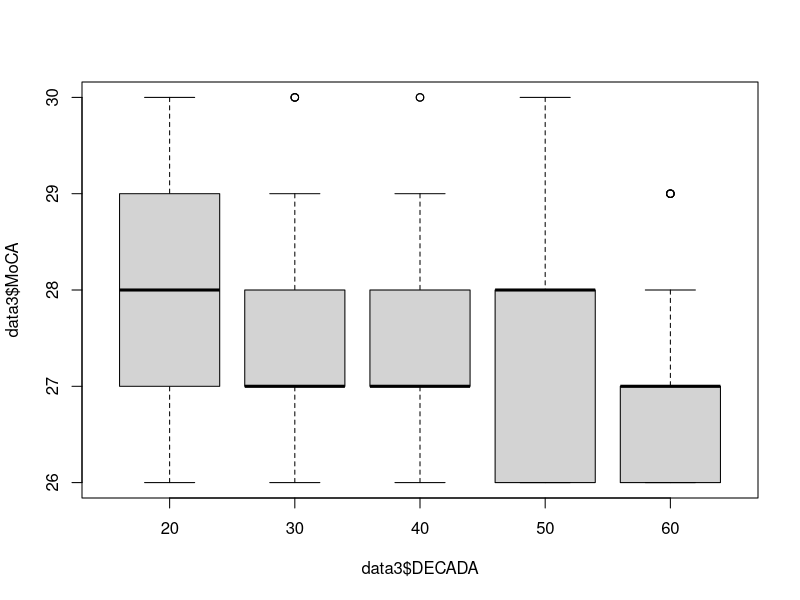
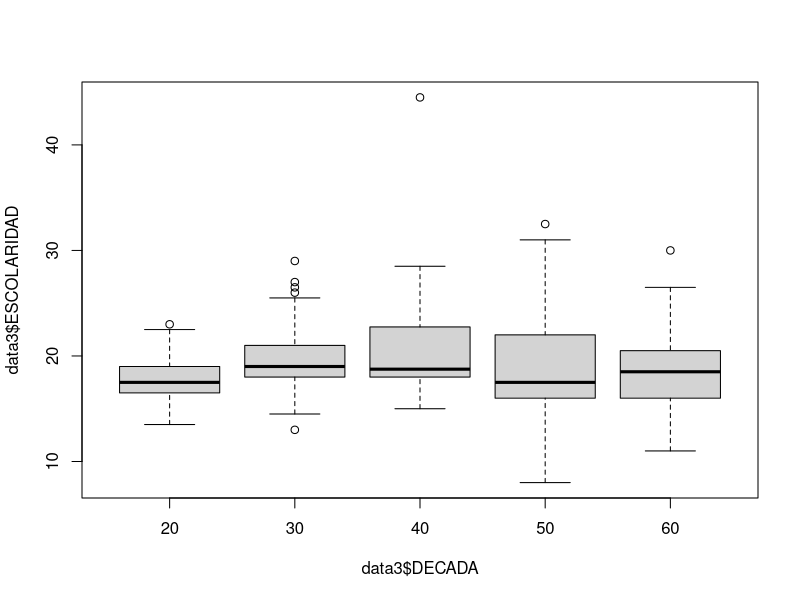
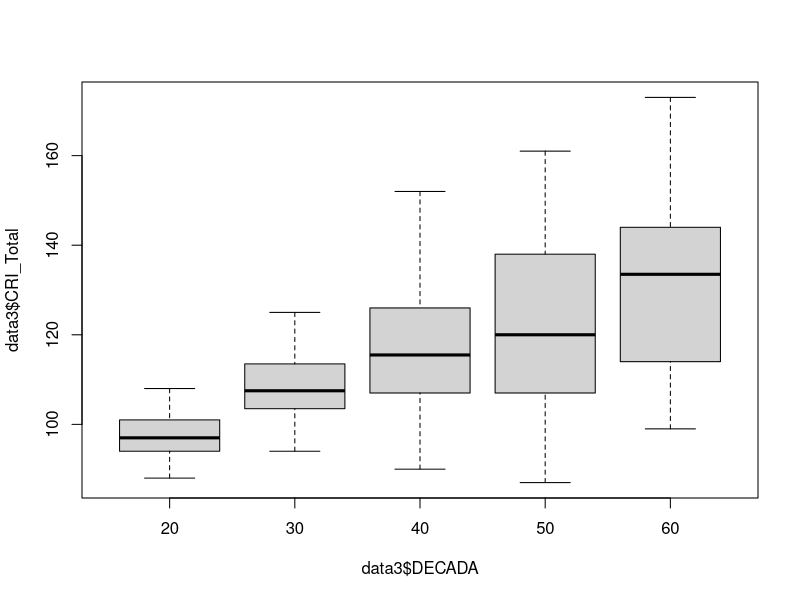
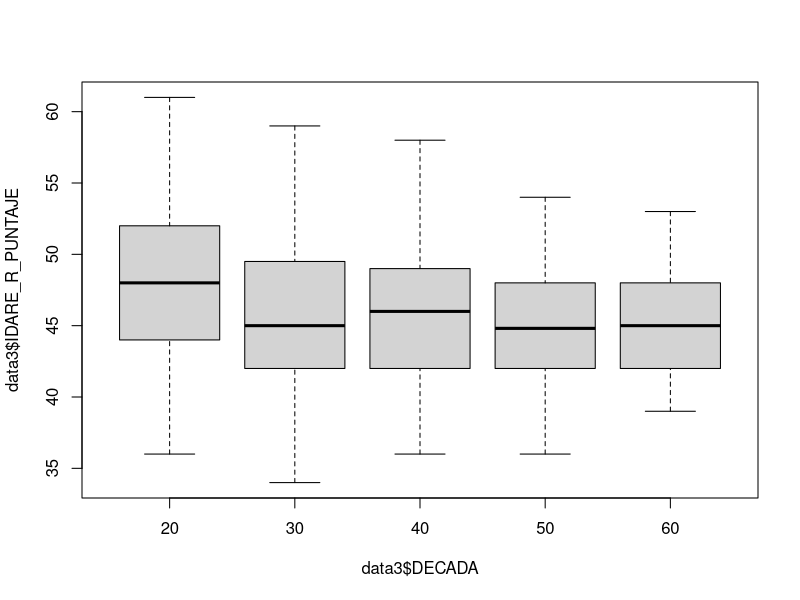
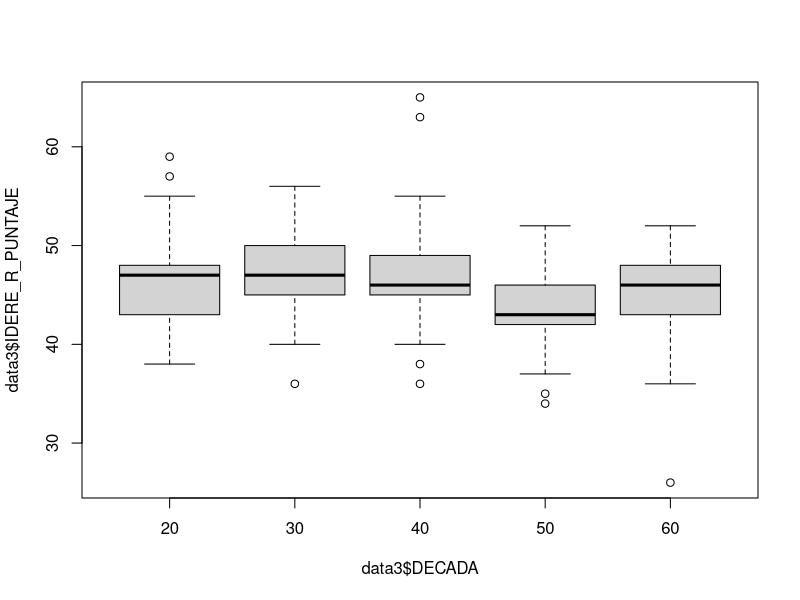
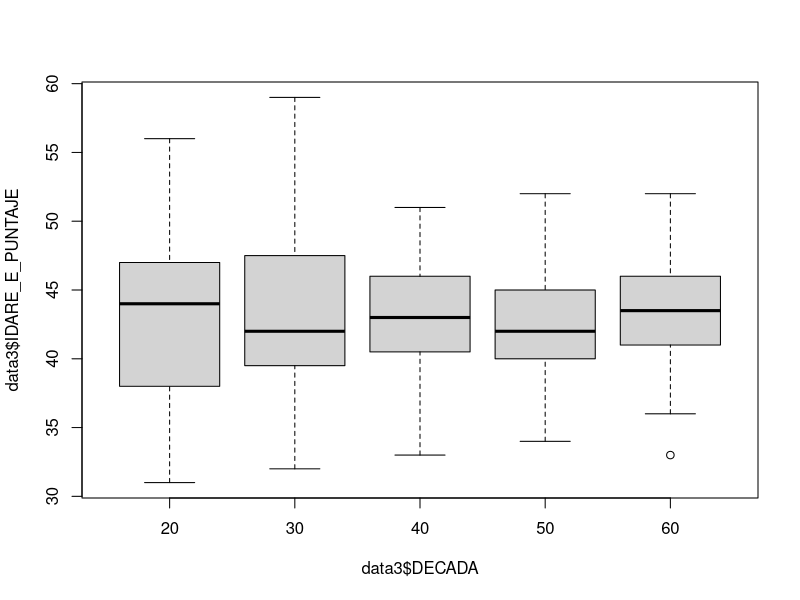
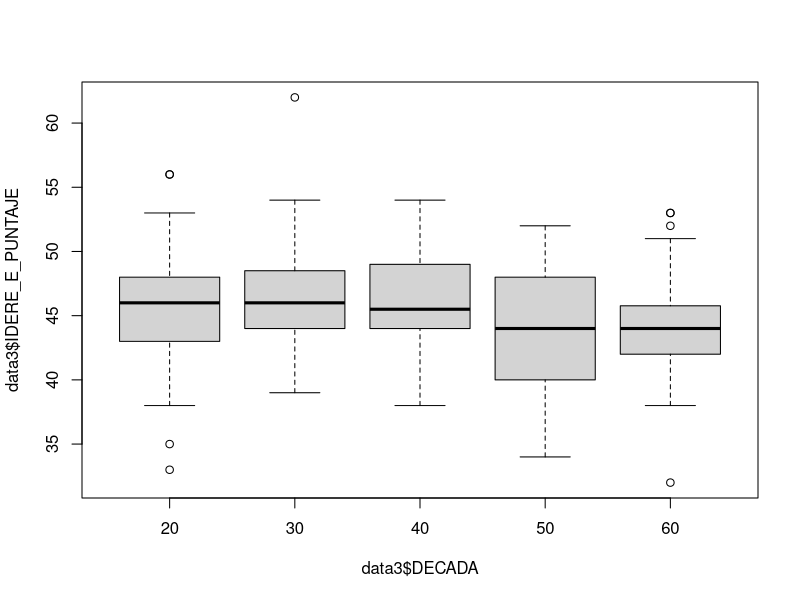
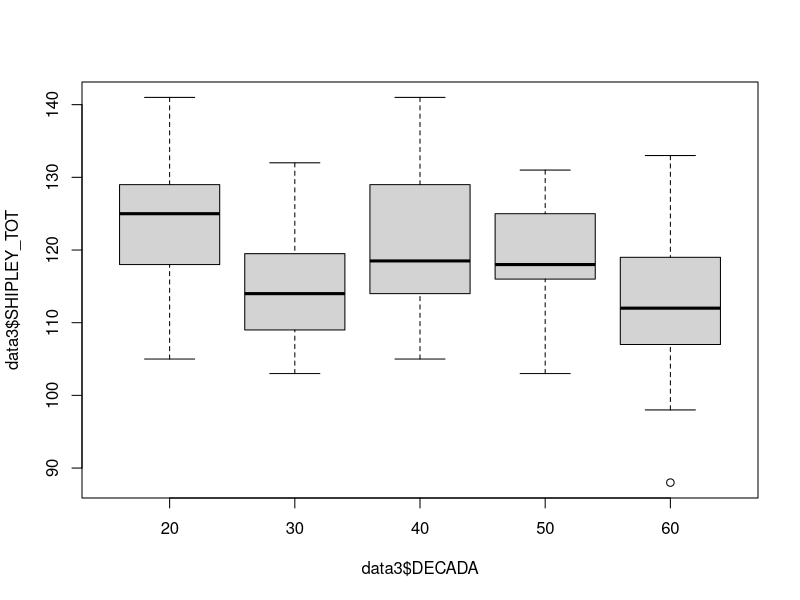

These figures' R source, in order:
library(plotrix)
library(readxl)
library(rstatix)
library(tidyverse)


data3 <- read_xlsx("Demograficos.xlsx",sheet = "All_Def")


data3$DECADA <- as.factor(data3$DECADA)
data3$ESCOLARIDAD <-as.numeric(data3$ESCOLARIDAD)
data3$IDARE_R_PUNTAJE <-as.numeric(data3$IDARE_R_PUNTAJE)
data3$IDERE_R_PUNTAJE <-as.numeric(data3$IDERE_R_PUNTAJE)
data3$IDARE_E_PUNTAJE <-as.numeric(data3$IDARE_E_PUNTAJE)
data3$IDERE_E_PUNTAJE <-as.numeric(data3$IDERE_E_PUNTAJE)
data3$SHIPLEY_TOT <-as.numeric(data3$SHIPLEY_TOT)
data3$MoCA <-as.numeric(data3$MoCA)
data3$CRI_Total <-as.numeric(data3$CRI_Total)

boxplot(data3$MoCA~data3$DECADA)
boxplot(data3$ESCOLARIDAD~data3$DECADA)
boxplot(data3$CRI_Total~data3$DECADA)
boxplot(data3$IDARE_R_PUNTAJE~data3$DECADA)
boxplot(data3$IDERE_R_PUNTAJE~data3$DECADA)
boxplot(data3$IDARE_E_PUNTAJE~data3$DECADA)
boxplot(data3$IDERE_E_PUNTAJE~data3$DECADA)
boxplot(data3$SHIPLEY_TOT~data3$DECADA)

anova_test(SHIPLEY_TOT~DECADA, data=data3)
anova_test(CRI_Total~DECADA, data=data3)
anova_test(ESCOLARIDAD~DECADA, data=data3)
anova_test(EDAD~DECADA, data=data3)

kruskal_test(MoCA~DECADA, data=data3)
kruskal_test(IDARE_R_PUNTAJE~DECADA, data=data3)
kruskal_test(IDERE_R_PUNTAJE~DECADA, data=data3)
kruskal_test(IDARE_E_PUNTAJE~DECADA, data=data3)
kruskal_test(IDERE_E_PUNTAJE~DECADA, data=data3)


decadas<-c("20","30","40","50","60")


for (i in decadas) {
  bases<- filter(data3,DECADA== i)
  print(i) 
  std.error(bases$SHIPLEY_TOT)  %>%
  print()
  std.error(bases$ESCOLARIDAD)  %>%
  print()
  std.error(bases$CRI_Total)  %>%
  print()
  range(bases$MoCA) %>%
  print()
  std.error(bases$EDAD) %>%
  print()
  range(bases$IDARE_R_PUNTAJE, na.rm = T) %>%
  print()
  range(bases$IDERE_R_PUNTAJE, na.rm = T) %>%
  print()
  range(bases$IDARE_E_PUNTAJE, na.rm = T) %>%
  print()
  range(bases$IDERE_E_PUNTAJE, na.rm = T) %>%
  print()
 #print(bases) 
}
 
for (i in decadas) {
  bases<- filter(data3,DECADA== i)
  print(i) 
  mean(bases$SHIPLEY_TOT)  %>%
    print()
  mean(bases$ESCOLARIDAD)  %>%
    print()
  mean(bases$CRI_Total)  %>%
    print()
  median(bases$MoCA) %>%
    print()
  mean(bases$EDAD) %>%
    print()
  median(bases$IDARE_R_PUNTAJE, na.rm = T) %>%
    print()
  median(bases$IDERE_R_PUNTAJE, na.rm = T) %>%
    print()
  median(bases$IDARE_E_PUNTAJE, na.rm = T) %>%
    print()
  median(bases$IDERE_E_PUNTAJE, na.rm = T) %>%
    print()
  #print(bases) 
}





